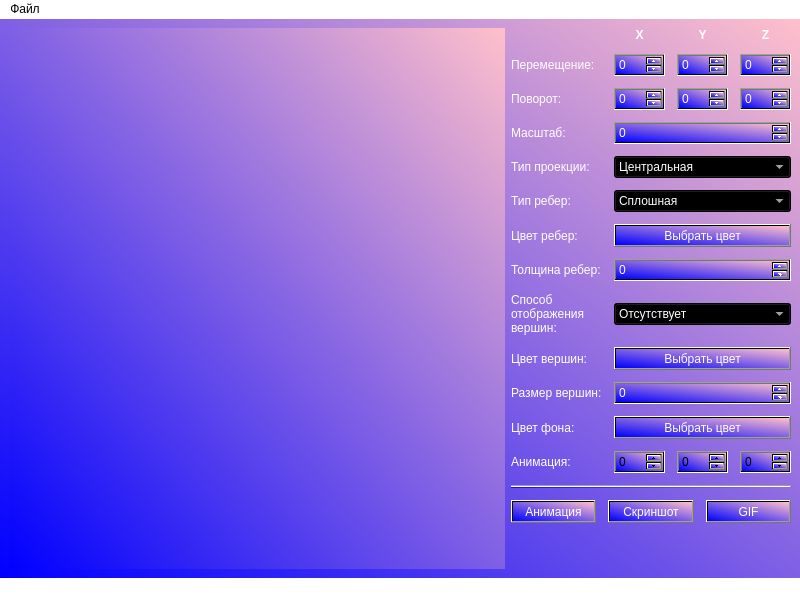
<?xml version="1.0" encoding="UTF-8"?>
<ui version="4.0">
 <class>MainWindow</class>
 <widget class="QMainWindow" name="MainWindow">
  <property name="geometry">
   <rect>
    <x>0</x>
    <y>0</y>
    <width>800</width>
    <height>600</height>
   </rect>
  </property>
  <property name="windowTitle">
   <string>MainWindow</string>
  </property>
  <property name="styleSheet">
   <string notr="true">background-color: qlineargradient(spread:pad, x1:0, y1:1, x2:1, y2:0, stop:0 rgba(0, 0, 255, 255), stop:1 rgba(255, 192, 203, 255));
</string>
  </property>
  <widget class="QWidget" name="centralwidget">
   <layout class="QHBoxLayout" name="horizontalLayout_2" stretch="2,1">
    <item>
     <widget class="QWidget" name="widget" native="true"/>
    </item>
    <item>
     <layout class="QVBoxLayout" name="verticalLayout_3" stretch="3,1,3,0,0">
      <property name="spacing">
       <number>12</number>
      </property>
      <item>
       <layout class="QGridLayout" name="gridLayout_3">
        <item row="1" column="2">
         <widget class="QSpinBox" name="spinBox_2">
          <property name="styleSheet">
           <string notr="true">color: rgb(255, 255, 255);</string>
          </property>
          <property name="minimum">
           <number>-99</number>
          </property>
         </widget>
        </item>
        <item row="10" column="1" colspan="3">
         <widget class="QSpinBox" name="spinBox_11">
          <property name="styleSheet">
           <string notr="true">color: rgb(255, 255, 255);</string>
          </property>
         </widget>
        </item>
        <item row="7" column="1" colspan="3">
         <widget class="QSpinBox" name="spinBox_10">
          <property name="styleSheet">
           <string notr="true">color: rgb(255, 255, 255);</string>
          </property>
         </widget>
        </item>
        <item row="1" column="3">
         <widget class="QSpinBox" name="spinBox_4">
          <property name="styleSheet">
           <string notr="true">color: rgb(255, 255, 255);</string>
          </property>
          <property name="minimum">
           <number>-99</number>
          </property>
         </widget>
        </item>
        <item row="0" column="2">
         <widget class="QLabel" name="label_5">
          <property name="sizePolicy">
           <sizepolicy hsizetype="Preferred" vsizetype="Fixed">
            <horstretch>0</horstretch>
            <verstretch>0</verstretch>
           </sizepolicy>
          </property>
          <property name="font">
           <font>
            <bold>true</bold>
            <underline>false</underline>
           </font>
          </property>
          <property name="styleSheet">
           <string notr="true">background: transparent;
color: rgb(255, 255, 255);</string>
          </property>
          <property name="text">
           <string>Y</string>
          </property>
          <property name="alignment">
           <set>Qt::AlignmentFlag::AlignCenter</set>
          </property>
         </widget>
        </item>
        <item row="8" column="1" colspan="3">
         <widget class="QComboBox" name="comboBox_3">
          <property name="styleSheet">
           <string notr="true">color: rgb(255, 255, 255);</string>
          </property>
          <item>
           <property name="text">
            <string>Отсутствует</string>
           </property>
          </item>
          <item>
           <property name="text">
            <string>Круг</string>
           </property>
          </item>
          <item>
           <property name="text">
            <string>Квадрат</string>
           </property>
          </item>
         </widget>
        </item>
        <item row="7" column="0">
         <widget class="QLabel" name="label_11">
          <property name="styleSheet">
           <string notr="true">background: transparent;
color: rgb(255, 255, 255);</string>
          </property>
          <property name="text">
           <string>Толщина ребер:</string>
          </property>
         </widget>
        </item>
        <item row="4" column="0">
         <widget class="QLabel" name="label_8">
          <property name="styleSheet">
           <string notr="true">background: transparent;
color: rgb(255, 255, 255);</string>
          </property>
          <property name="text">
           <string>Тип проекции:</string>
          </property>
         </widget>
        </item>
        <item row="8" column="0">
         <widget class="QLabel" name="label_12">
          <property name="styleSheet">
           <string notr="true">background: transparent;
color: rgb(255, 255, 255);</string>
          </property>
          <property name="text">
           <string>Способ отображения вершин:</string>
          </property>
          <property name="wordWrap">
           <bool>true</bool>
          </property>
         </widget>
        </item>
        <item row="2" column="3">
         <widget class="QSpinBox" name="spinBox_7">
          <property name="styleSheet">
           <string notr="true">color: rgb(255, 255, 255);</string>
          </property>
          <property name="minimum">
           <number>-360</number>
          </property>
          <property name="maximum">
           <number>360</number>
          </property>
         </widget>
        </item>
        <item row="0" column="1">
         <widget class="QLabel" name="label_4">
          <property name="sizePolicy">
           <sizepolicy hsizetype="Preferred" vsizetype="Fixed">
            <horstretch>0</horstretch>
            <verstretch>0</verstretch>
           </sizepolicy>
          </property>
          <property name="font">
           <font>
            <bold>true</bold>
            <underline>false</underline>
           </font>
          </property>
          <property name="styleSheet">
           <string notr="true">background: transparent;
color: rgb(255, 255, 255);</string>
          </property>
          <property name="text">
           <string>X</string>
          </property>
          <property name="alignment">
           <set>Qt::AlignmentFlag::AlignCenter</set>
          </property>
         </widget>
        </item>
        <item row="1" column="0">
         <widget class="QLabel" name="label">
          <property name="styleSheet">
           <string notr="true">background: transparent;
color: rgb(255, 255, 255);</string>
          </property>
          <property name="text">
           <string>Перемещение:</string>
          </property>
         </widget>
        </item>
        <item row="6" column="1" colspan="3">
         <widget class="QPushButton" name="pushButton">
          <property name="styleSheet">
           <string notr="true">color: rgb(255, 255, 255);</string>
          </property>
          <property name="text">
           <string>Выбрать цвет</string>
          </property>
         </widget>
        </item>
        <item row="11" column="0">
         <widget class="QLabel" name="label_15">
          <property name="styleSheet">
           <string notr="true">background: transparent;
color: rgb(255, 255, 255);</string>
          </property>
          <property name="text">
           <string>Цвет фона:</string>
          </property>
         </widget>
        </item>
        <item row="3" column="0">
         <widget class="QLabel" name="label_3">
          <property name="styleSheet">
           <string notr="true">background: transparent;
color: rgb(255, 255, 255);</string>
          </property>
          <property name="text">
           <string>Масштаб:</string>
          </property>
         </widget>
        </item>
        <item row="6" column="0">
         <widget class="QLabel" name="label_10">
          <property name="styleSheet">
           <string notr="true">background: transparent;
color: rgb(255, 255, 255);</string>
          </property>
          <property name="text">
           <string>Цвет ребер:</string>
          </property>
         </widget>
        </item>
        <item row="9" column="0">
         <widget class="QLabel" name="label_13">
          <property name="styleSheet">
           <string notr="true">background: transparent;
color: rgb(255, 255, 255);</string>
          </property>
          <property name="text">
           <string>Цвет вершин:</string>
          </property>
         </widget>
        </item>
        <item row="9" column="1" colspan="3">
         <widget class="QPushButton" name="pushButton_2">
          <property name="styleSheet">
           <string notr="true">color: rgb(255, 255, 255);</string>
          </property>
          <property name="text">
           <string>Выбрать цвет</string>
          </property>
         </widget>
        </item>
        <item row="2" column="1">
         <widget class="QSpinBox" name="spinBox_5">
          <property name="styleSheet">
           <string notr="true">color: rgb(255, 255, 255);</string>
          </property>
          <property name="minimum">
           <number>-360</number>
          </property>
          <property name="maximum">
           <number>360</number>
          </property>
         </widget>
        </item>
        <item row="5" column="0">
         <widget class="QLabel" name="label_9">
          <property name="styleSheet">
           <string notr="true">background: transparent;
color: rgb(255, 255, 255);</string>
          </property>
          <property name="text">
           <string>Тип ребер:</string>
          </property>
         </widget>
        </item>
        <item row="4" column="1" colspan="3">
         <widget class="QComboBox" name="comboBox">
          <property name="styleSheet">
           <string notr="true">color: rgb(255, 255, 255);</string>
          </property>
          <item>
           <property name="text">
            <string>Центральная</string>
           </property>
          </item>
          <item>
           <property name="text">
            <string>Параллельная</string>
           </property>
          </item>
         </widget>
        </item>
        <item row="0" column="3">
         <widget class="QLabel" name="label_7">
          <property name="sizePolicy">
           <sizepolicy hsizetype="Preferred" vsizetype="Fixed">
            <horstretch>0</horstretch>
            <verstretch>0</verstretch>
           </sizepolicy>
          </property>
          <property name="font">
           <font>
            <bold>true</bold>
            <underline>false</underline>
           </font>
          </property>
          <property name="styleSheet">
           <string notr="true">background: transparent;
color: rgb(255, 255, 255);</string>
          </property>
          <property name="text">
           <string>Z</string>
          </property>
          <property name="alignment">
           <set>Qt::AlignmentFlag::AlignCenter</set>
          </property>
         </widget>
        </item>
        <item row="2" column="0">
         <widget class="QLabel" name="label_2">
          <property name="styleSheet">
           <string notr="true">background: transparent;
color: rgb(255, 255, 255);</string>
          </property>
          <property name="text">
           <string>Поворот:</string>
          </property>
         </widget>
        </item>
        <item row="3" column="1" colspan="3">
         <widget class="QSpinBox" name="spinBox_9">
          <property name="styleSheet">
           <string notr="true">color: rgb(255, 255, 255);</string>
          </property>
          <property name="minimum">
           <number>-99</number>
          </property>
         </widget>
        </item>
        <item row="11" column="1" colspan="3">
         <widget class="QPushButton" name="pushButton_3">
          <property name="styleSheet">
           <string notr="true">color: rgb(255, 255, 255);</string>
          </property>
          <property name="text">
           <string>Выбрать цвет</string>
          </property>
         </widget>
        </item>
        <item row="10" column="0">
         <widget class="QLabel" name="label_14">
          <property name="styleSheet">
           <string notr="true">background: transparent;
color: rgb(255, 255, 255);</string>
          </property>
          <property name="text">
           <string>Размер вершин:</string>
          </property>
         </widget>
        </item>
        <item row="1" column="1">
         <widget class="QSpinBox" name="spinBox">
          <property name="styleSheet">
           <string notr="true">color: rgb(255, 255, 255);</string>
          </property>
          <property name="minimum">
           <number>-99</number>
          </property>
         </widget>
        </item>
        <item row="2" column="2">
         <widget class="QSpinBox" name="spinBox_6">
          <property name="styleSheet">
           <string notr="true">color: rgb(255, 255, 255);</string>
          </property>
          <property name="minimum">
           <number>-360</number>
          </property>
          <property name="maximum">
           <number>360</number>
          </property>
         </widget>
        </item>
        <item row="5" column="1" colspan="3">
         <widget class="QComboBox" name="comboBox_2">
          <property name="styleSheet">
           <string notr="true">color: rgb(255, 255, 255);</string>
          </property>
          <item>
           <property name="text">
            <string>Сплошная</string>
           </property>
          </item>
          <item>
           <property name="text">
            <string>Пунктирная</string>
           </property>
          </item>
         </widget>
        </item>
        <item row="12" column="1">
         <widget class="QSpinBox" name="spinBox_3">
          <property name="minimum">
           <number>-360</number>
          </property>
          <property name="maximum">
           <number>360</number>
          </property>
         </widget>
        </item>
        <item row="12" column="2">
         <widget class="QSpinBox" name="spinBox_8">
          <property name="minimum">
           <number>-360</number>
          </property>
          <property name="maximum">
           <number>360</number>
          </property>
         </widget>
        </item>
        <item row="12" column="3">
         <widget class="QSpinBox" name="spinBox_12">
          <property name="minimum">
           <number>-360</number>
          </property>
          <property name="maximum">
           <number>360</number>
          </property>
         </widget>
        </item>
        <item row="12" column="0">
         <widget class="QLabel" name="label_6">
          <property name="styleSheet">
           <string notr="true">background: transparent;
color: rgb(255, 255, 255);</string>
          </property>
          <property name="text">
           <string>Анимация:</string>
          </property>
         </widget>
        </item>
       </layout>
      </item>
      <item>
       <widget class="Line" name="line">
        <property name="orientation">
         <enum>Qt::Orientation::Horizontal</enum>
        </property>
       </widget>
      </item>
      <item>
       <layout class="QHBoxLayout" name="horizontalLayout">
        <item>
         <widget class="QPushButton" name="pushButton_6">
          <property name="styleSheet">
           <string notr="true">color: rgb(255, 255, 255);</string>
          </property>
          <property name="text">
           <string>Анимация</string>
          </property>
         </widget>
        </item>
        <item>
         <widget class="QPushButton" name="pushButton_4">
          <property name="styleSheet">
           <string notr="true">color: rgb(255, 255, 255);</string>
          </property>
          <property name="text">
           <string>Скриншот</string>
          </property>
         </widget>
        </item>
        <item>
         <widget class="QPushButton" name="pushButton_5">
          <property name="styleSheet">
           <string notr="true">color: rgb(255, 255, 255);</string>
          </property>
          <property name="text">
           <string>GIF</string>
          </property>
         </widget>
        </item>
       </layout>
      </item>
      <item>
       <spacer name="verticalSpacer">
        <property name="orientation">
         <enum>Qt::Orientation::Vertical</enum>
        </property>
        <property name="sizeHint" stdset="0">
         <size>
          <width>20</width>
          <height>40</height>
         </size>
        </property>
       </spacer>
      </item>
      <item>
       <widget class="QLabel" name="image">
        <property name="sizePolicy">
         <sizepolicy hsizetype="Preferred" vsizetype="Fixed">
          <horstretch>0</horstretch>
          <verstretch>0</verstretch>
         </sizepolicy>
        </property>
        <property name="styleSheet">
         <string notr="true">background: transparent;</string>
        </property>
        <property name="text">
         <string/>
        </property>
        <property name="alignment">
         <set>Qt::AlignmentFlag::AlignRight|Qt::AlignmentFlag::AlignTrailing|Qt::AlignmentFlag::AlignVCenter</set>
        </property>
       </widget>
      </item>
     </layout>
    </item>
   </layout>
  </widget>
  <widget class="QMenuBar" name="menubar">
   <property name="geometry">
    <rect>
     <x>0</x>
     <y>0</y>
     <width>800</width>
     <height>21</height>
    </rect>
   </property>
   <property name="styleSheet">
    <string notr="true">background-color: rgb(255, 255, 255);</string>
   </property>
   <widget class="QMenu" name="menu">
    <property name="styleSheet">
     <string notr="true">background-color: rgb(118, 89, 230);
color: rgb(255, 255, 255);</string>
    </property>
    <property name="title">
     <string>Файл</string>
    </property>
    <addaction name="action"/>
   </widget>
   <addaction name="menu"/>
  </widget>
  <widget class="QStatusBar" name="statusbar">
   <property name="autoFillBackground">
    <bool>false</bool>
   </property>
   <property name="styleSheet">
    <string notr="true">background-color: rgb(255, 255, 255);</string>
   </property>
  </widget>
  <action name="action">
   <property name="text">
    <string>Открыть файл</string>
   </property>
  </action>
 </widget>
 <resources/>
 <connections/>
</ui>
